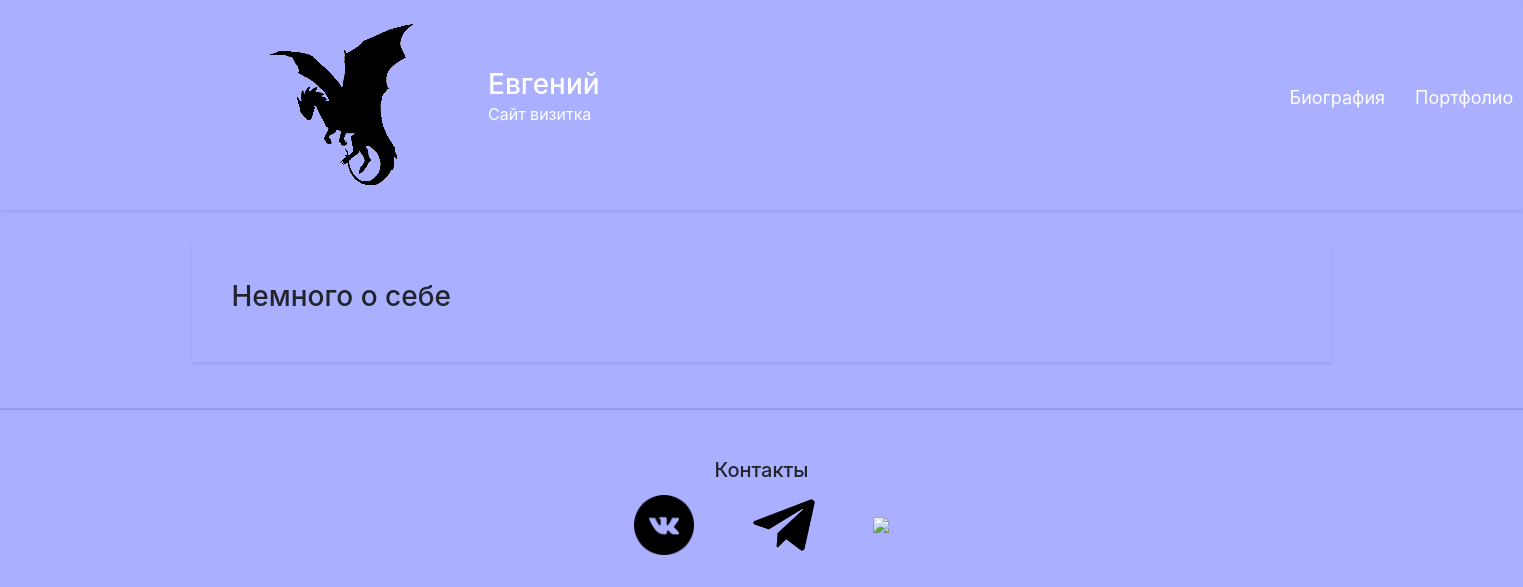
The page /biography/ on the database as committed earlier.
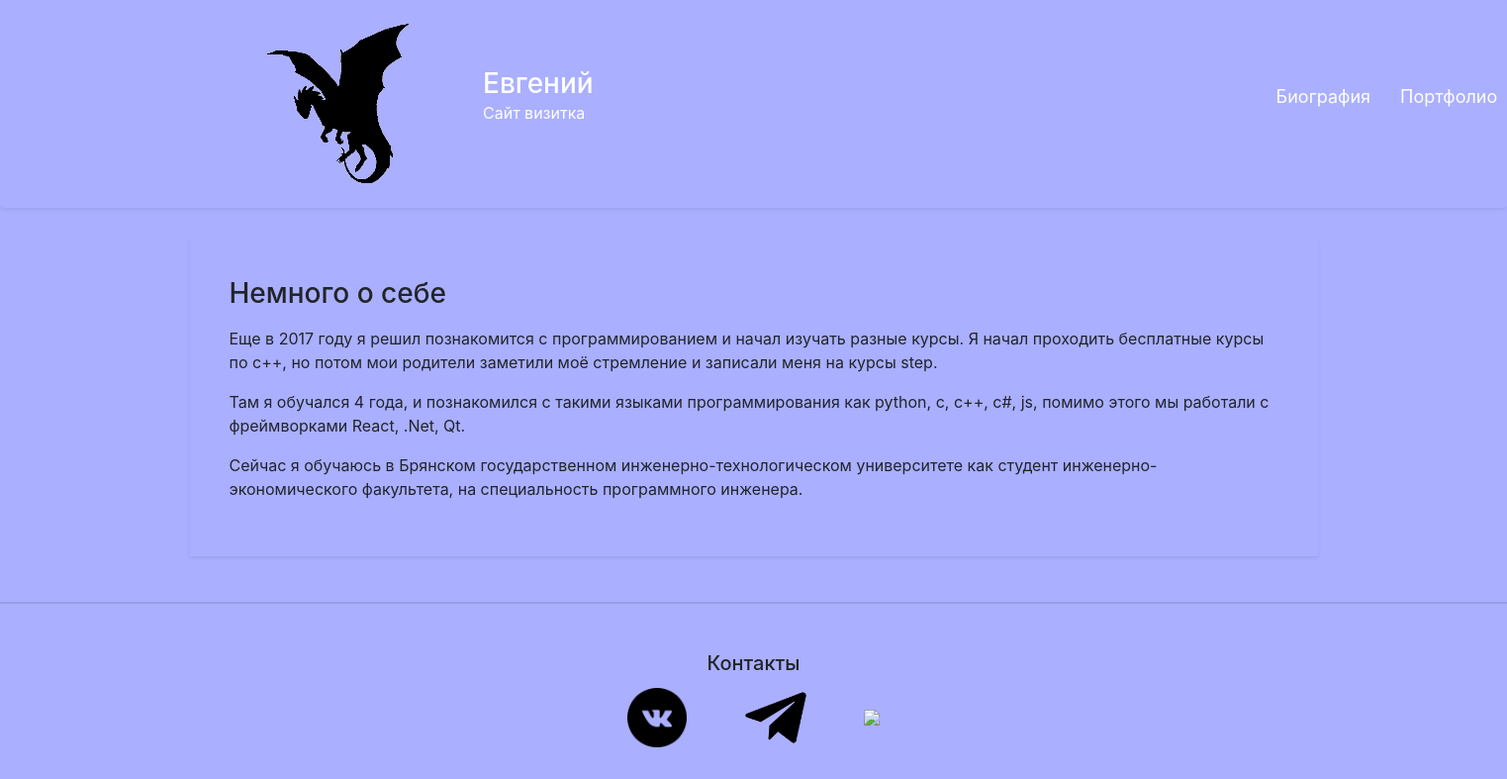
The same page on the database as committed later.
### mainWindow/models.py (models this page shows)
class Biography(models.Model):
    title = models.CharField(max_length=255)
    text = models.TextField()

### mainWindow/views.py (the view)
# urls.py: path("biography/", views.sheet_biography, name="biography"),
def sheet_biography(request):
    data = {
        "title": "Биография",
        "biography": Biography.objects.all(),
    }
    return render(request, "biography.html", data)

### mainWindow/templates/biography.html
{% extends 'include/main.html' %}
{% block main_section %}
    <h3>Немного о себе</h3>
    {% for bio in biography %}
        <p>{{ bio.text|linebreaks }}</p>
    {% endfor %}
{% endblock main_section %}

Rows that differ between the two databases and show on the page:
added Biography: text "Еще в 2017 году я решил познакомится с программированием и начал изучать разные курсы. Я начал проходить бесплатные курсы по с++, но потом мои родители заметили моё стремление и записали меня на курсы step."
added Biography: text "Там я обучался 4 года, и познакомился с такими языками программирования как python, c, c++, c#, js, помимо этого мы работали с фреймворками React, .Net, Qt."
added Biography: text "Сейчас я обучаюсь в Брянском государственном инженерно-технологическом университете как студент инженерно-экономического факультета, на специальность программного инженера."
